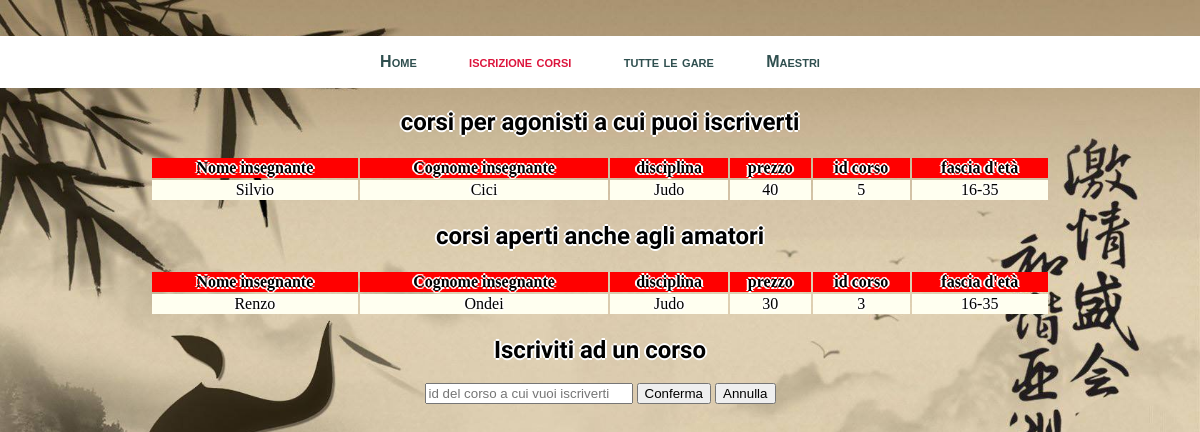
Page /iscriviti_corso.php (signed in) on the committed database.
### tables this page shows
CREATE TABLE IF NOT EXISTS Corsi(
Insegnante character(16),
Disciplina character(20) NOT NULL,
Prezzo INTEGER,
id_corso integer AUTO_INCREMENT primary key,
fascia_eta character(20) NOT NULL,
agonistico BOOLEAN NOT NULL,
FOREIGN KEY (Insegnante) references Maestri(codfiscale) ON UPDATE CASCADE ON DELETE SET NULL,
FOREIGN KEY (Disciplina) references Discipline(Nome) ON UPDATE CASCADE ON DELETE CASCADE);

CREATE TABLE IF NOT EXISTS Maestri(
Nome character(20) NOT NULL,
Cognome character(20) NOT NULL,
DataNascita date NOT NULL,
NumTel character(15),
codfiscale character (16) primary key,
FOREIGN KEY (codfiscale) REFERENCES utenti(codicefiscale) ON DELETE CASCADE ON UPDATE CASCADE);

### tabelle.php (the view)
<?php
function table_start($row) {
echo "<table class='tabelle'>";
echo "<tr>";
foreach ($row as $field)
echo "<th>$field</th>";
echo "</tr>";
};
function table_row($row) {
echo "<tr>";
foreach ($row as $field)
if ($field)
	echo "<td>$field</td>";
 else
	echo "<td>-</td>"; echo "</tr>";};
function table_end() {
echo "</table>";};
?>

### iscriviti_corso.php (shortened to what this page needs)
<!DOCTYPE html PUBLIC "-//W3C//DTD XHTML 1.0 Strict//EN" "http://www.w3.org/TR/xhtml1/DTD/xhtml1-strict.dtd">
<html xmlns="http://www.w3.org/1999/xhtml" xml:lang="it" lang="it">
    <head>
        <link href="Main.css" rel="stylesheet" type="text/css"/>
    </head>
    <body></br></br>
        <div class="menu">
            <ul class="lista-menu">
                <li><a href="Home.php">Home</a></li>
                <li>iscrizione corsi</li>
                <li><a href="tutte_le_gare.php">tutte le gare</a></li>
                <li><a href="i_maestri.php">Maestri</a></li>
            </ul>
        </div>
        <div id="lista_corsi">
            <?php
            require "tabelle.php";
            $allievo = $_SESSION['codice_fiscale'];
            $sql = "SELECT disciplina FROM palestra.agonisti WHERE Allievo='$allievo'";
            $result = mysql_query($sql);
            $count = mysql_num_rows($result);
            if ($count >= 1) {
                $select = "SELECT nome,cognome,disciplina,prezzo,id_corso,fascia_eta from corsi left join maestri on insegnante=codfiscale where agonistico='1' and fascia_eta=fasciaanni('$allievo') and id_corso not in (select corso from palestra.iscrizione where allievo='$allievo') and (";
                while ($row = mysql_fetch_array($result)) {
                    $select = $select . "disciplina='$row[0]' or ";
                }
                $select = $select . "false)";
                $result = mysql_query($select);
                $count = mysql_num_rows($result);
                if ($count >= 1) {
                    echo '<h2>corsi per agonisti a cui puoi iscriverti</h2>';
                    table_start(array("Nome insegnante", "Cognome insegnante", "disciplina", "prezzo", "id corso", "fascia d'et&agrave"));
                    while ($row = mysql_fetch_row($result))
                        table_row($row);
                    table_end();
                } else {
                    echo '<h3>nessun corso per agonisti a cui puoi iscriverti</h3>';
                }
            }
            $query = "SELECT nome,cognome,disciplina,prezzo,id_corso,fascia_eta from corsi left join maestri on insegnante=codfiscale where agonistico='0' and fascia_eta=fasciaanni('$allievo') and id_corso not in (select corso from palestra.iscrizione where allievo='$allievo')";
            $result = mysql_query($query);
            $count = mysql_num_rows($result);
            if ($count >= 1) {
                echo '<h2>corsi aperti anche agli amatori</h2>';
                while ($row = mysql_fetch_row($result))
                    table_row($row);
            } else {
                echo '<h3>nessun corso per amatori a cui puoi iscriverti</h3>';
            }
            ?>
        </div>
        <div id="iscrizione corso" >
            <h2>Iscriviti ad un corso</h2>
            <form method="post"  action="actioncorso.php" id="fg">
                <input type="text" id="nome" name="idcorso" placeholder="id del corso a cui vuoi iscriverti" required style="width:15em" />
                <input type="submit"  name="conferma" value="Conferma" />
                <input type="button"  name="annulla" value="Annulla" onclick="location.href = 'Home.php'" />
            </form>
        </div>
    </body>
</html>

### Main.css (style rules this page uses)
.menu { background-color: white; border: thin solid white; clear:both; padding-left: 0; padding-right: 0; }
ul { text-align:center; list-style: none; margin: 1em 0; padding: 0; font-family: Helvetica,sans-serif; }
li { margin: 0; padding: 0 2%; display: inline; height: 0; font-weight: bold; font-variant: small-caps; color:crimson; }
a:link { margin: 0; padding: 0; color:darkslategrey; background: transparent; text-decoration: none; ; }
body { margin: 0px; background-image:url(bg.jpg); background-repeat: no-repeat; background-size:cover; text-align:center; background-color:burlywood ; }
h2 { font-family: 'Shojumaru'; color: black; text-shadow: -2px 0 white, 0 2px white, 2px 0 white, 0 -2px white; text-align: center; }
.tabelle { width:75%; text-shadow: -2px 0 white, 0 2px white, 2px 0 white, 0 -2px white; text-align: center; margin: auto; }
.tabelle th { background-color:red; }
.tabelle td { background-color:ivory; }

### rows in the picture
corsi: Insegnante.Nome "Silvio", Insegnante.Cognome "Cici", Disciplina "Judo", Prezzo "40", id_corso "5", fascia_eta "16-35"
corsi: Insegnante.Nome "Renzo", Insegnante.Cognome "Ondei", Disciplina "Judo", Prezzo "30", id_corso "3", fascia_eta "16-35"

### other values in the picture
$field "Nome insegnante"
$field "Cognome insegnante"
$field "disciplina"
$field "prezzo"
$field "id corso"
$field "fascia d'età"
